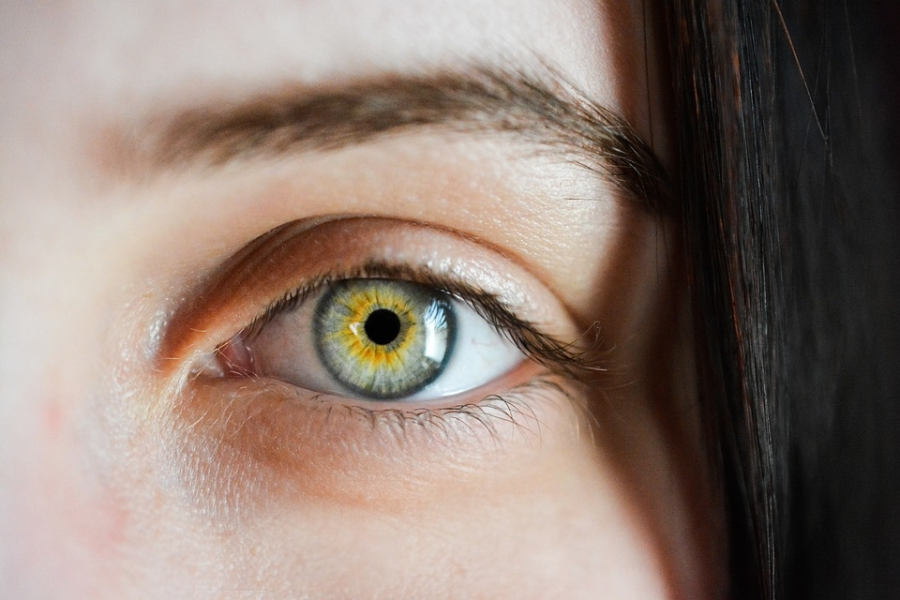
#> input picture QUIZ3/eye_pupil2.jpg, 900 x 600 px, found by its file name
$ jupyter execute --allow-errors Quiz3.ipynb
#> lines starting #> are read from the running program, lines starting #| are printed output that depends on the picture; after the words box and inside, x2 and y2 are one past the last pixel; in counts of white or black regions, pixels touching at a corner belong together
#> (a cell that did not finish here is left out)

[cell 2]
path = "/content/gdrive/MyDrive/Classroom/MachineVision/QUIZ3/"

[cell 3]
import cv2
import numpy as np
import matplotlib.pyplot as plt

[cell 4]
# Import the image
img_path ="/content/gdrive/MyDrive/Classroom/MachineVision/QUIZ3/eye_pupil2."

# Load the image
image = cv2.imread(path + "eye_pupil2.jpg")
#> image is the input picture: shape (600, 900, 3); mean B, G, R 113.6, 122.9, 139.7

# Convert the image to grayscale
gray = cv2.cvtColor(image, cv2.COLOR_RGB2GRAY)
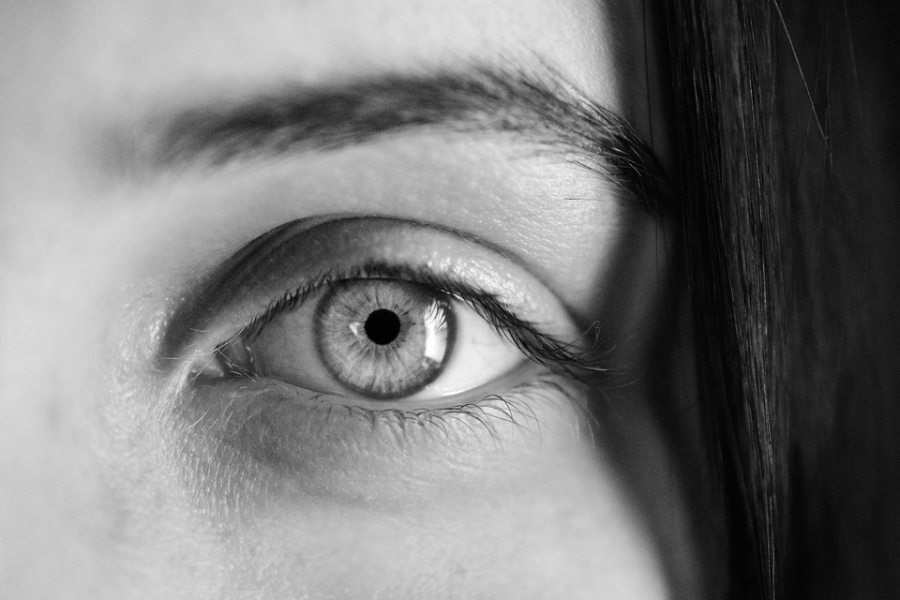
#> gray: shape (600, 900); min 0, max 255, mean 122.1

# Gaussian Filter
blur = cv2.GaussianBlur(gray, (15,15), 0)

# Binarize the image using adaptive thresholding
binarized = cv2.adaptiveThreshold(gray, 255, cv2.ADAPTIVE_THRESH_GAUSSIAN_C, cv2.THRESH_BINARY, 11, 2)
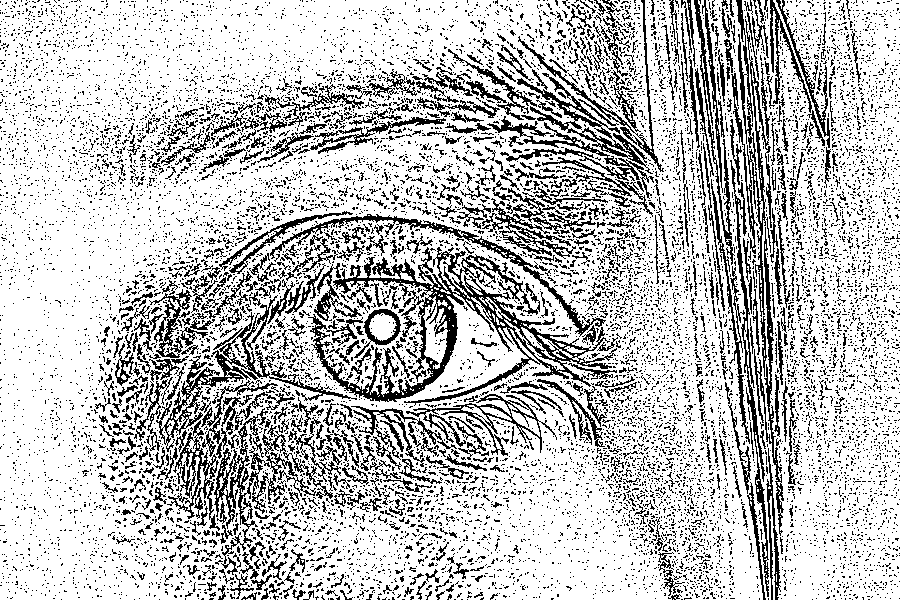
#> binarized: shape (600, 900); 76.2% white; black in thin lines or dots

# Convert the binarized image into an edge map
median_intensity = np.median(binarized)
#> median_intensity = 255
minVal = int(max(0, (1.0 - 0.33) * median_intensity))
#> minVal = 170
maxVal = int(min(255, (1.0 + 0.33) * median_intensity))
#> maxVal = 255
edges = cv2.Canny(binarized, minVal, maxVal)
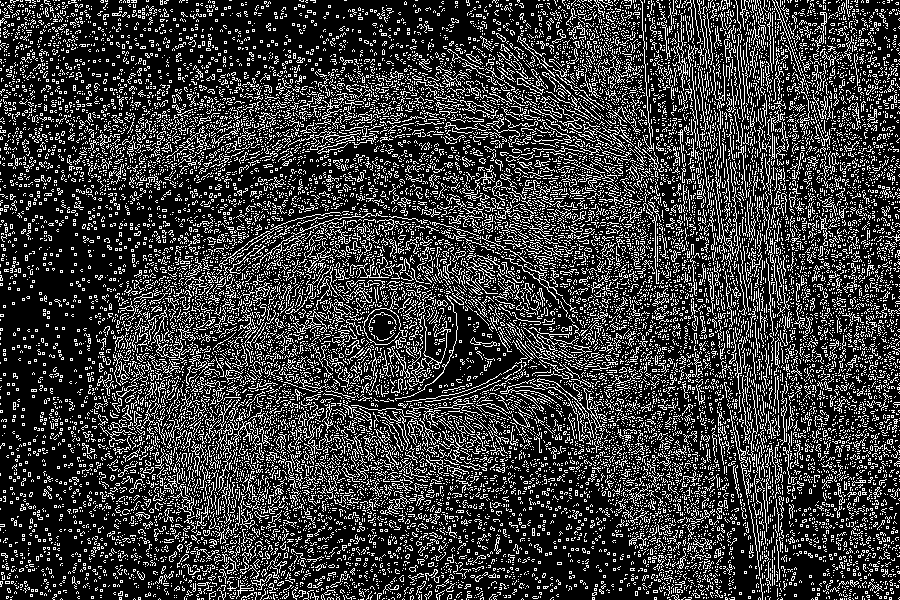
#> edges: shape (600, 900); 22.8% white in thin lines or dots
plt.imshow(edges, cmap='gray')
plt.axis('off')

[cell 5]
# Perform circular Hough transform to detect the pupil
circles = cv2.HoughCircles(binarized, cv2.HOUGH_GRADIENT, 1, 30, param1=30, param2=80, minRadius=0, maxRadius=100)
#> circles = [[382.5, 323.5, 41.1]]

# Draw the detected circles on the image
for i in circles[0, :]:
    cv2.circle(image, (int(i[0]), int(i[1])), int(i[2]), (0, 255, 0), 2)
    cv2.circle(image, (int(i[0]), int(i[1])), 2, (0, 0, 255), 3)
#> this loop made 1 pass
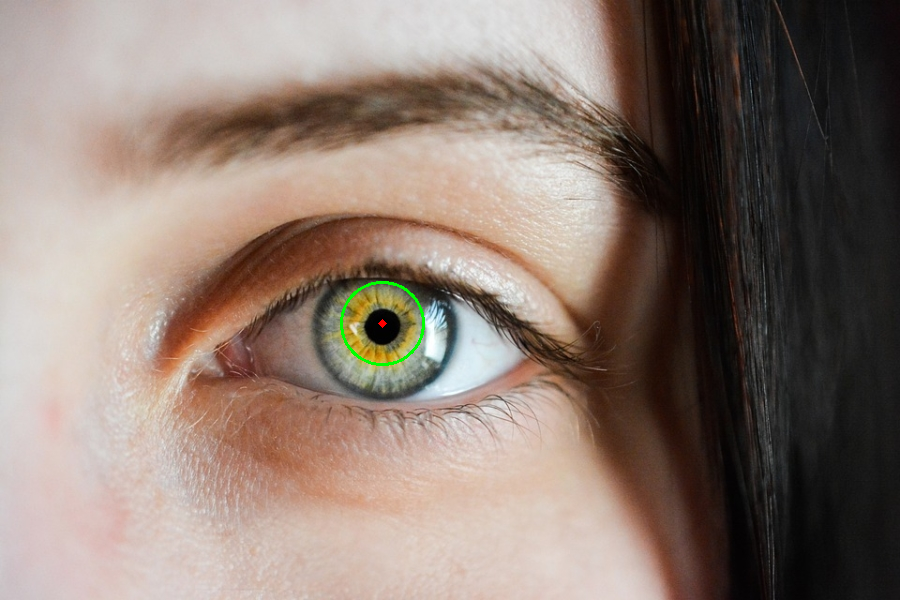
#> image: shape (600, 900, 3); 0.15% of pixels changed, all inside (x1, y1, x2, y2) = (340, 281, 425, 366)

# Show the image with the detected circles
from google.colab.patches import cv2_imshow
cv2_imshow(image)
cv2.waitKey(0)
cv2.destroyAllWindows()
